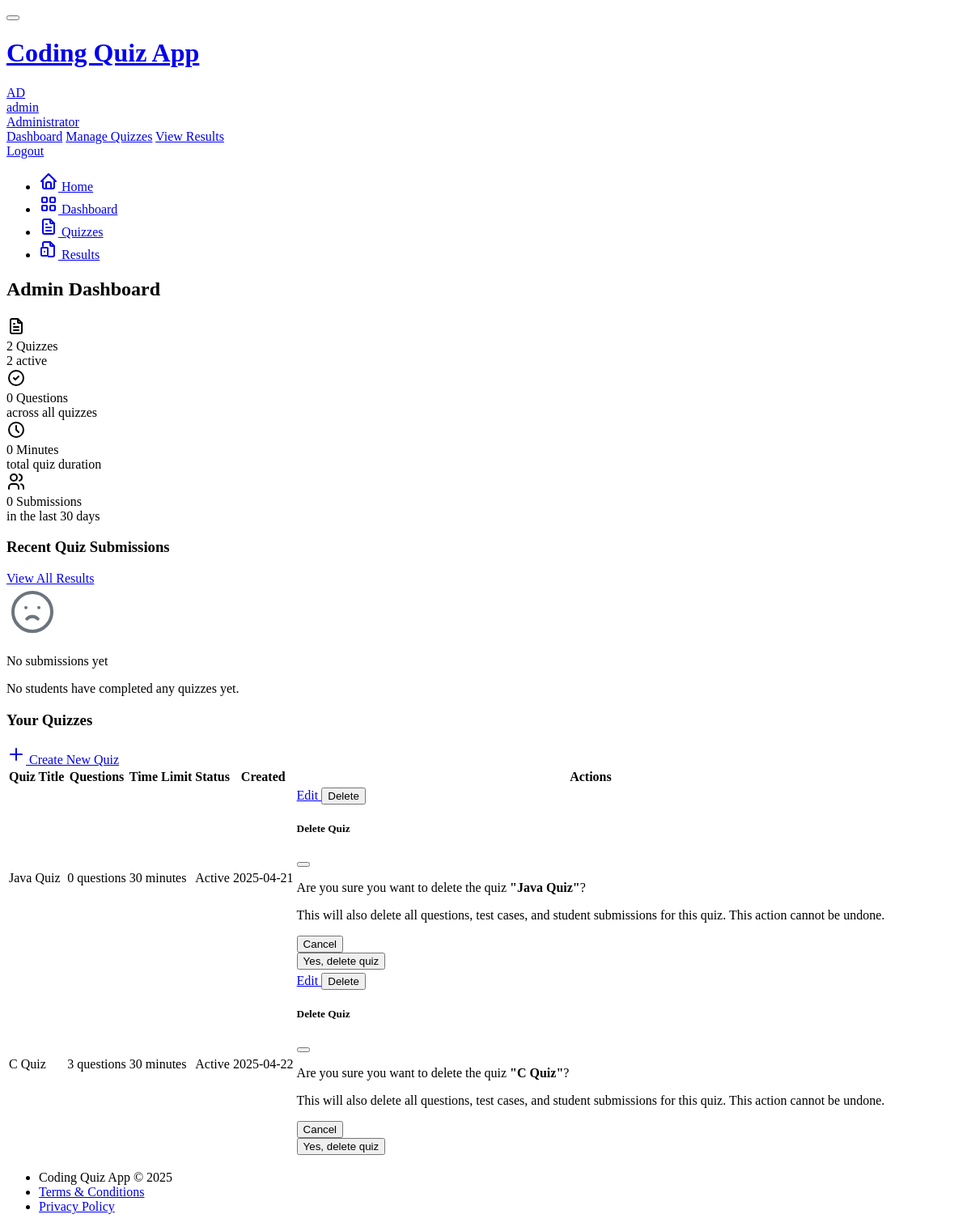
/admin/dashboard (signed in), run on an earlier commit of the app's database.
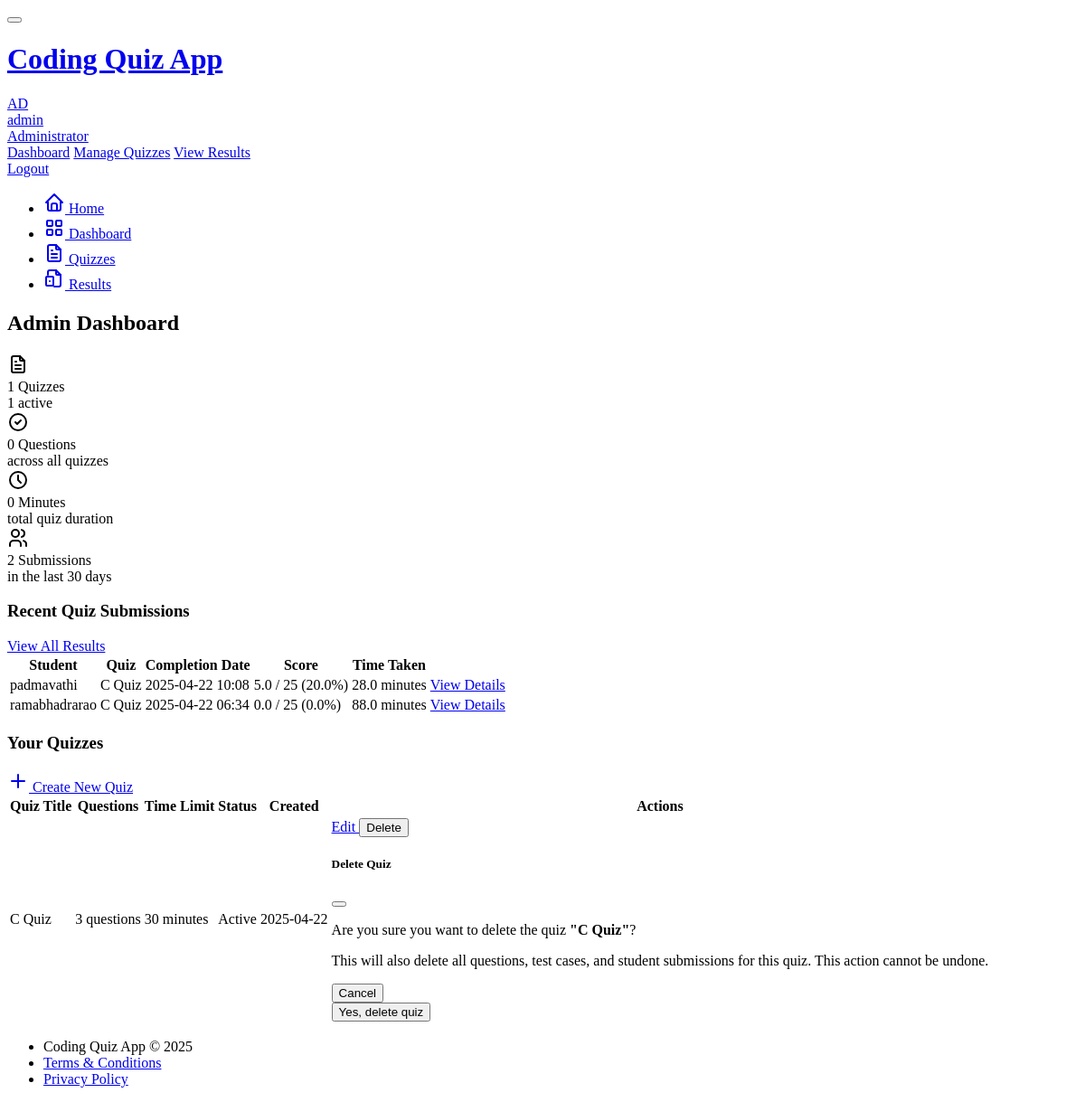
And on a later commit of the database.
### models.py (models this page shows, shortened)
class Quiz(db.Model):
    id = db.Column(db.Integer, primary_key=True)
    title = db.Column(db.String(100), nullable=False)
    description = db.Column(db.Text)
    is_active = db.Column(db.Boolean, default=True)
    time_limit = db.Column(db.Integer, default=30)  # minutes
    created_at = db.Column(db.DateTime, default=datetime.utcnow)
    updated_at = db.Column(db.DateTime, default=datetime.utcnow, onupdate=datetime.utcnow)
    author_id = db.Column(db.Integer, db.ForeignKey('user.id'))
    questions = db.relationship('Question', backref='quiz', lazy='dynamic', cascade='all, delete-orphan')
    submissions = db.relationship('Submission', backref='quiz', lazy='dynamic')

class Submission(db.Model):
    id = db.Column(db.Integer, primary_key=True)
    user_id = db.Column(db.Integer, db.ForeignKey('user.id'))
    quiz_id = db.Column(db.Integer, db.ForeignKey('quiz.id'))
    started_at = db.Column(db.DateTime, default=datetime.utcnow)
    completed_at = db.Column(db.DateTime)
    is_completed = db.Column(db.Boolean, default=False)
    score = db.Column(db.Float)
    total_points = db.Column(db.Integer)
    question_submissions = db.relationship('QuestionSubmission', backref='submission', lazy='dynamic', cascade='all, delete-orphan')

class User(UserMixin, db.Model):
    id = db.Column(db.Integer, primary_key=True)
    username = db.Column(db.String(64), unique=True, index=True)
    email = db.Column(db.String(120), unique=True, index=True)
    password_hash = db.Column(db.String(128))
    is_admin = db.Column(db.Boolean, default=False)
    created_at = db.Column(db.DateTime, default=datetime.utcnow)
    quizzes = db.relationship('Quiz', backref='author', lazy='dynamic')
    submissions = db.relationship('Submission', backref='student', lazy='dynamic')

### app/routes/admin.py (the view)
@admin_bp.route('/dashboard')
@admin_required
def dashboard():
    quizzes = Quiz.query.filter_by(author_id=current_user.id).all()
    recent_submissions = Submission.query.filter(
        Submission.quiz_id.in_([q.id for q in quizzes])
    ).order_by(Submission.completed_at.desc()).limit(10).all()
    return render_template('admin/dashboard.html',
                          quizzes=quizzes,
                          recent_submissions=recent_submissions,
                          title='Admin Dashboard')

### app/routes/admin.py (called while the page is built)
def admin_required(func):
    @wraps(func)
    @login_required
    def decorated_view(*args, **kwargs):
        if not current_user.is_admin:
            abort(403)
        return func(*args, **kwargs)
    return decorated_view

### app/templates/admin/dashboard.html (shortened to what the changed rows need)
{% extends "base.html" %}
{% block content %}
<div class="row row-cards">
    <div class="col-sm-6 col-lg-3">
        <div class="card card-sm">
            <div class="card-body">
                <div class="row align-items-center">
                    <div class="col">
                        <div class="font-weight-medium">
                            {{ quizzes|length }} Quizzes
                        </div>
                        <div class="text-muted">
                            {{ quizzes|selectattr('is_active', 'equalto', true)|list|length }} active
                        </div>
                    </div>
                </div>
            </div>
        </div>
    </div>
                            {% set total_questions = 0 %}
                            {% for quiz in quizzes %}
                                {% set total_questions = total_questions + quiz.questions.count() %}
                            {% endfor %}
                            {% set total_time = 0 %}
                            {% for quiz in quizzes %}
                                {% set total_time = total_time + quiz.time_limit %}
                            {% endfor %}
    <div class="col-sm-6 col-lg-3">
        <div class="card card-sm">
            <div class="card-body">
                <div class="row align-items-center">
                    <div class="col">
                        <div class="font-weight-medium">
                            {{ recent_submissions|length }} Submissions
                        </div>
                        <div class="text-muted">
                            in the last 30 days
                        </div>
                    </div>
                </div>
            </div>
        </div>
    </div>
</div>
<div class="row mt-3">
    <div class="col-12">
        <div class="card">
            <div class="card-body">
                {% if recent_submissions %}
                <div class="table-responsive">
                    <table class="table table-vcenter">
                        <thead>
                            <tr>
                                <th>Student</th>
                                <th>Quiz</th>
                                <th>Completion Date</th>
                                <th>Score</th>
                                <th>Time Taken</th>
                                <th class="w-1"></th>
                            </tr>
                        </thead>
                        <tbody>
                            {% for submission in recent_submissions %}
                            <tr>
                                <td>{{ submission.student.username }}</td>
                                <td>{{ submission.quiz.title }}</td>
                                <td>{{ submission.completed_at.strftime('%Y-%m-%d %H:%M') }}</td>
                                <td>
                                    {{ "%.1f"|format(submission.score) }} / {{ submission.total_points }}
                                    ({{ "%.1f"|format(100 * submission.score / submission.total_points if submission.total_points else 0) }}%)
                                </td>
                                <td>
                                    {% set duration = (submission.completed_at - submission.started_at).total_seconds() // 60 %}
                                    {{ duration }} minutes
                                </td>
                                <td>
                                    <a href="{{ url_for('admin.view_submission', submission_id=submission.id) }}" class="btn btn-outline-primary btn-sm">
                                        View Details
                                    </a>
                                </td>
                            </tr>
                            {% endfor %}
                        </tbody>
                    </table>
                </div>
                {% else %}
                <div class="empty">
                    <div class="empty-icon">
                    </div>
                    <p class="empty-title">No submissions yet</p>
                    <p class="empty-subtitle text-muted">
                        No students have completed any quizzes yet.
                    </p>
                </div>
                {% endif %}
            </div>
        </div>
    </div>
</div>
<div class="row mt-3">
    <div class="col-12">
        <div class="card">
            <div class="card-body">
                {% if quizzes %}
                <div class="table-responsive">
                    <table class="table table-vcenter card-table">
                        <thead>
                            <tr>
                                <th>Quiz Title</th>
                                <th>Questions</th>
                                <th>Time Limit</th>
                                <th>Status</th>
                                <th>Created</th>
                                <th class="w-1">Actions</th>
                            </tr>
                        </thead>
                        <tbody>
                            {% for quiz in quizzes %}
                            <tr>
                                <td>{{ quiz.title }}</td>
                                <td>{{ quiz.questions.count() }} questions</td>
                                <td>{{ quiz.time_limit }} minutes</td>
                                <td>
                                    {% if quiz.is_active %}
                                        <span class="badge bg-success">Active</span>
                                    {% else %}
                                        <span class="badge bg-secondary">Inactive</span>
                                    {% endif %}
                                </td>
                                <td>{{ quiz.created_at.strftime('%Y-%m-%d') }}</td>
                                <td>
                                    <div class="btn-list flex-nowrap">
                                        <a href="{{ url_for('admin.edit_quiz', quiz_id=quiz.id) }}" class="btn btn-sm btn-primary">
                                            Edit
                                        </a>
                                        <button type="button" class="btn btn-sm btn-danger"
                                                data-bs-toggle="modal" data-bs-target="#modal-delete-quiz-{{ quiz.id }}">
                                            Delete
                                        </button>
                                    </div>
                                    <div class="modal modal-blur fade" id="modal-delete-quiz-{{ quiz.id }}" tabindex="-1" role="dialog" aria-hidden="true">
                                        <div class="modal-dialog modal-dialog-centered" role="document">
                                            <div class="modal-content">
                                                <div class="modal-header">
                                                    <h5 class="modal-title">Delete Quiz</h5>
                                                    <button type="button" class="btn-close" data-bs-dismiss="modal" aria-label="Close"></button>
                                                </div>
                                                <div class="modal-body">
                                                    <p>Are you sure you want to delete the quiz <strong>"{{ quiz.title }}"</strong>?</p>
                                                    <p class="text-danger">This will also delete all questions, test cases, and student submissions for this quiz. This action cannot be undone.</p>
                                                </div>
                                                <div class="modal-footer">
                                                    <button type="button" class="btn btn-link link-secondary" data-bs-dismiss="modal">
                                                        Cancel
                                                    </button>
                                                    <form action="{{ url_for('admin.delete_quiz', quiz_id=quiz.id) }}" method="post">
                                                        <button type="submit" class="btn btn-danger ms-auto">
                                                            Yes, delete quiz
                                                        </button>
                                                    </form>
                                                </div>
                                            </div>
                                        </div>
                                    </div>
                                </td>
                            </tr>
                            {% endfor %}
                        </tbody>
                    </table>
                </div>
                {% endif %}
            </div>
        </div>
    </div>
</div>
{% endblock %}

What changed in the data, as far as the page shows it:
removed Quiz: title "Java Quiz", questions.count "0", time_limit "30", is_active "Active", created_at "2025-04-21"
added Submission: student.username "padmavathi", quiz "C Quiz", completed_at "2025-04-22 10:08", score "5.0", total_points "25", total_points+score "20.0", duration "28.0"
added Submission: student.username "ramabhadrarao", quiz "C Quiz", completed_at "2025-04-22 06:34", score "0.0", total_points "25", total_points+score "0.0", duration "88.0"
Also different on the page:
{{ quizzes|length }}: "2" → "1"
{{ quizzes|selectattr('is_active', 'equalto', true)|list|length }}: "2" → "1"
{{ recent_submissions|length }}: "0" → "2"
text no longer shown: "No submissions yet No students have completed any quizzes yet."
text now shown: "Student Quiz Completion Date Score Time Taken"
